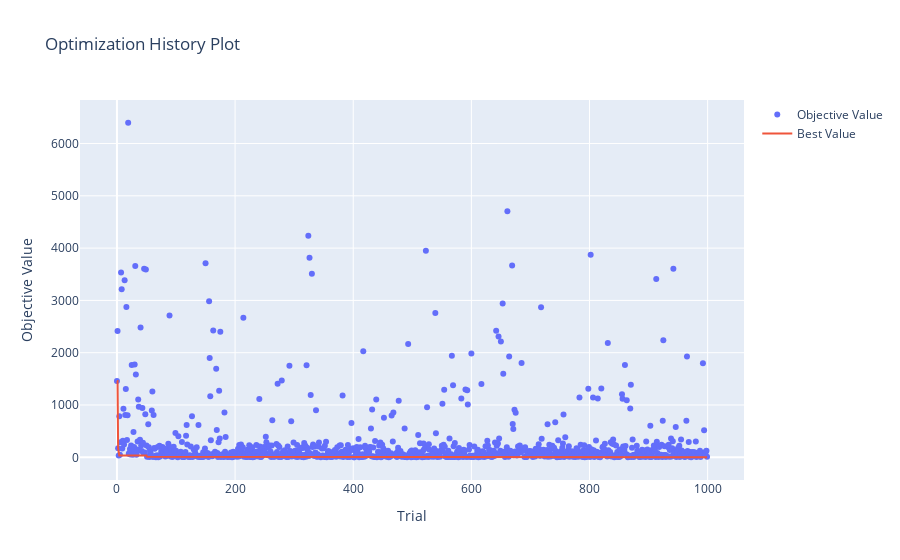

Notebook code cell kept with this figure:
### Code cell
print(study.study_name)
valid_trials = [t for t in study.trials if t.value is not None]
top_3_trials = sorted(valid_trials, key=lambda t: t.value)[:10]
for i, trial in enumerate(top_3_trials):
    print(f"\nTrial {i+1}:")
    print("Params:", trial.params)
    print("Value:", trial.value)
print("---------------------------------------","\n")
print("Best Result:", study.best_value)

vis.plot_optimization_history(study)

### Figure 1 — Plotly figure (JSON) as saved in the notebook; plotly's stock layout.template omitted (floating-point values rounded to 4 significant figures; data arrays with more than 128 entries replaced by an {"elided": "..."} marker saying what was removed)
{"data": [{"mode": "markers", "name": "Objective Value", "type": "scatter", "x": {"elided": "1000 int values"}, "y": {"elided": "1000 float values"}}, {"mode": "lines", "name": "Best Value", "type": "scatter", "x": {"elided": "1000 int values"}, "y": {"elided": "1000 float values"}}, {"marker": {"color": "#cccccc"}, "mode": "markers", "name": "Infeasible Trial", "showlegend": false, "type": "scatter", "x": [], "y": []}], "layout": {"title": {"text": "Optimization History Plot"}, "xaxis": {"title": {"text": "Trial"}}, "yaxis": {"title": {"text": "Objective Value"}}}}
